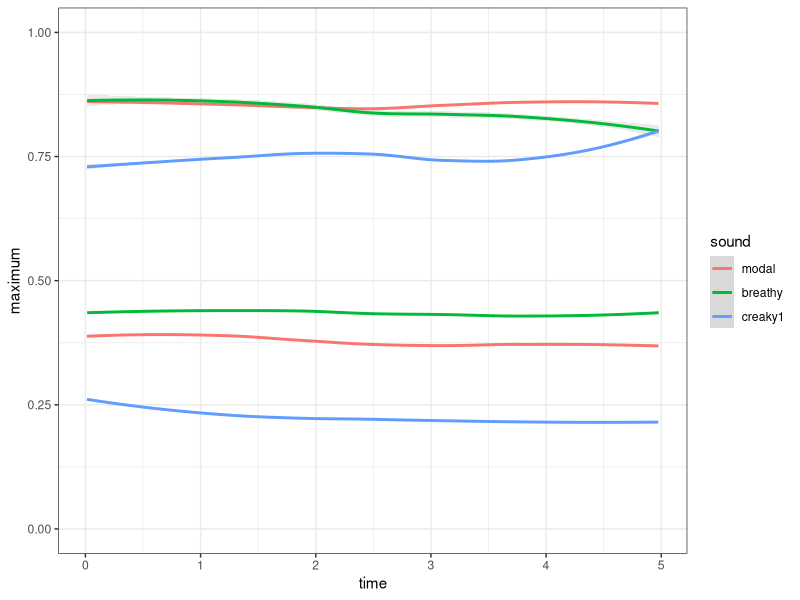
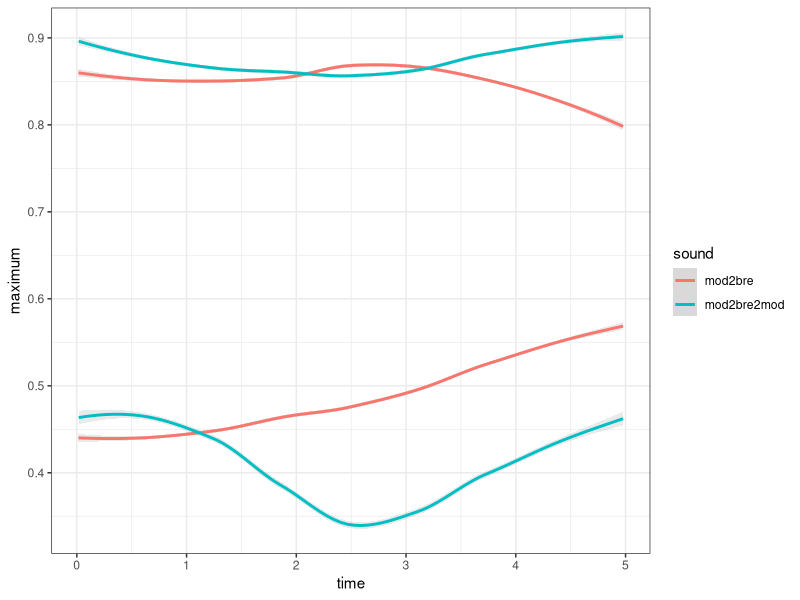
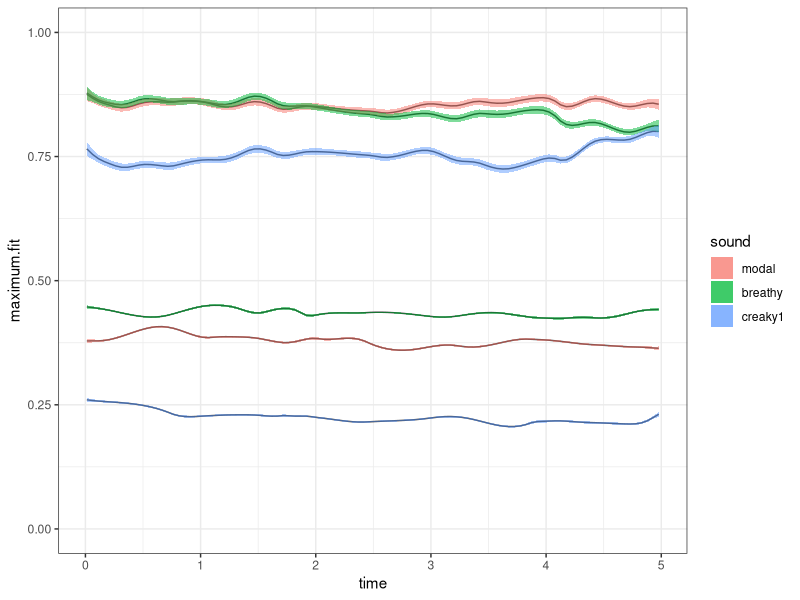

Reproduce these figures in R, in order.
## ---- chunk 1
knitr::opts_chunk$set(echo = TRUE)
knitr::opts_knit$set(root.dir=normalizePath("../"))
library(readr)
library(tidyr)
library(tidyverse)
library(dplyr)
library(ggplot2)
theme_set(theme_bw())
library(gss)
## ---- chunk 2
degg <- read_csv("tracegram/degg-tracing.csv")
degg.all <- degg %>%
    mutate_if(is.character, factor) %>%
    mutate(sound = factor(sound, levels = c("modal", "breathy", "creaky1", "mod2bre", "mod2bre2mod")))

degg <- filter(degg.all, sound != "creaky2" & sound != "mod2bre" & sound != "mod2bre2mod")
degg.contour <- filter(degg.all, sound != "modal" & sound != "breathy" & sound != "creaky1")
## ---- chunk 3
ggplot(degg, aes(x = time, colour = sound)) +
    geom_smooth(aes(y = maximum), size = 1, alpha = 0.2) +
    geom_smooth(aes(y = minimum), size = 1, alpha = 0.2) +
    ylim(0, 1)
## ---- chunk 4
ggplot(degg.contour, aes(x = time, colour = sound)) +
    geom_smooth(aes(y = maximum), size = 1, alpha = 0.2) +
    geom_smooth(aes(y = minimum), size = 1, alpha = 0.2)
## ---- chunk 5
maximum.model <- ssanova(maximum ~ sound + time + sound:time,
data = degg)

minimum.model <- ssanova(minimum ~ sound + time + sound:time,
data = degg)
## ---- chunk 6
predicted.degg <- expand.grid(time = seq(min(degg$time), max(degg$time), length = 100),
                    sound = c("modal", "breathy", "creaky1"))

predicted.degg$maximum.fit <- predict(maximum.model, predicted.degg, se = TRUE)$fit
predicted.degg$maximum.SE <- predict(maximum.model, predicted.degg, se = TRUE)$se.fit
predicted.degg$minimum.fit <- predict(minimum.model, predicted.degg, se = TRUE)$fit
predicted.degg$minimum.SE <- predict(minimum.model, predicted.degg, se = TRUE)$se.fit
## ---- chunk 7
ggplot(predicted.degg, aes(x = time, colour = sound, group = sound)) +
    geom_line(aes(y = maximum.fit), alpha = 1, colour = "grey20") +
    geom_ribbon(aes(ymin = maximum.fit-(1.96*maximum.SE),
                ymax = maximum.fit+(1.96*maximum.SE),
                fill = sound ),alpha = 0.5,colour = "NA") +
    geom_line(aes(y = minimum.fit), alpha = 1, colour = "grey20") +
    geom_ribbon(aes(ymin = minimum.fit-(1.96*minimum.SE),
                    ymax = minimum.fit+(1.96*minimum.SE),
                    fill = sound ),alpha = 0.5,colour = "NA") +
    ylim(0,1)
